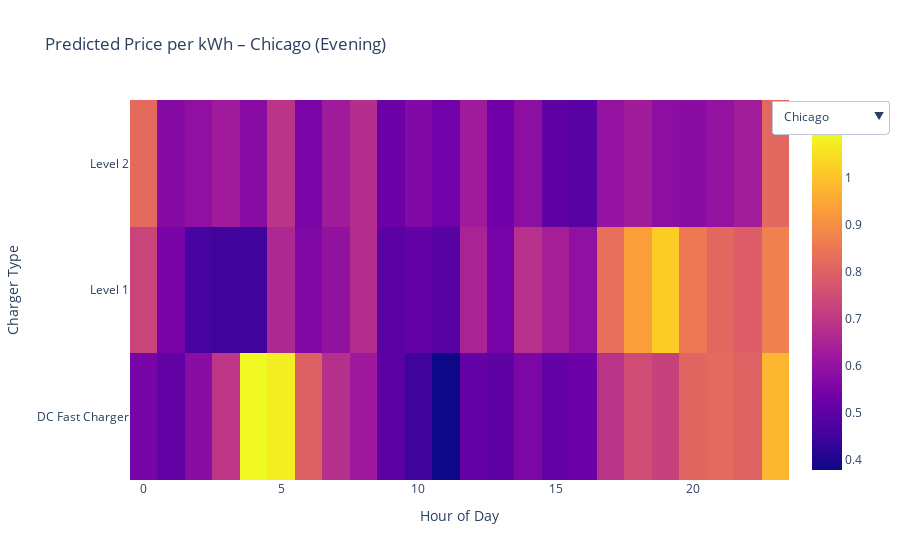

Here is the notebook cell this chart was saved with:
### Markdown cell above
## 10.3 Interactive heatmap – Price vs Hour & Charger Type (per city)

### Code cell
# Dynamic Pricing Heatmap with city dropdown

cities = sorted(df_model['City'].unique())
charger_types = sorted(df_model['Charger Type'].unique())
hours = list(range(24))
time_of_day = 'Evening'  # fixed for now; you can loop or add more dropdowns if you like

figs_data = {}

for city in cities:
    grid = []
    for charger in charger_types:
        row = []
        for h in hours:
            row.append(predict_price(city, charger, time_of_day, h, 
                                     df_model['Charging Rate (kW)'].median()))
        grid.append(row)
    figs_data[city] = np.array(grid)

# Build initial heatmap for first city
initial_city = cities[0]
heat = go.Heatmap(
    z=figs_data[initial_city],
    x=hours,
    y=charger_types,
    coloraxis="coloraxis"
)

fig = go.Figure(data=[heat])

# Add dropdown to switch city
buttons = []
for city in cities:
    buttons.append(
        dict(
            label=city,
            method="update",
            args=[
                {"z": [figs_data[city]]},  # update heatmap values
                {"title": f"Predicted Price per kWh – {city} ({time_of_day})"}
            ]
        )
    )

fig.update_layout(
    title=f"Predicted Price per kWh – {initial_city} ({time_of_day})",
    xaxis_title="Hour of Day",
    yaxis_title="Charger Type",
    coloraxis_colorbar_title="£/kWh",
    updatemenus=[dict(
        type="dropdown",
        x=1.15,
        y=1.0,
        showactive=True,
        buttons=buttons
    )]
)

fig.show()
